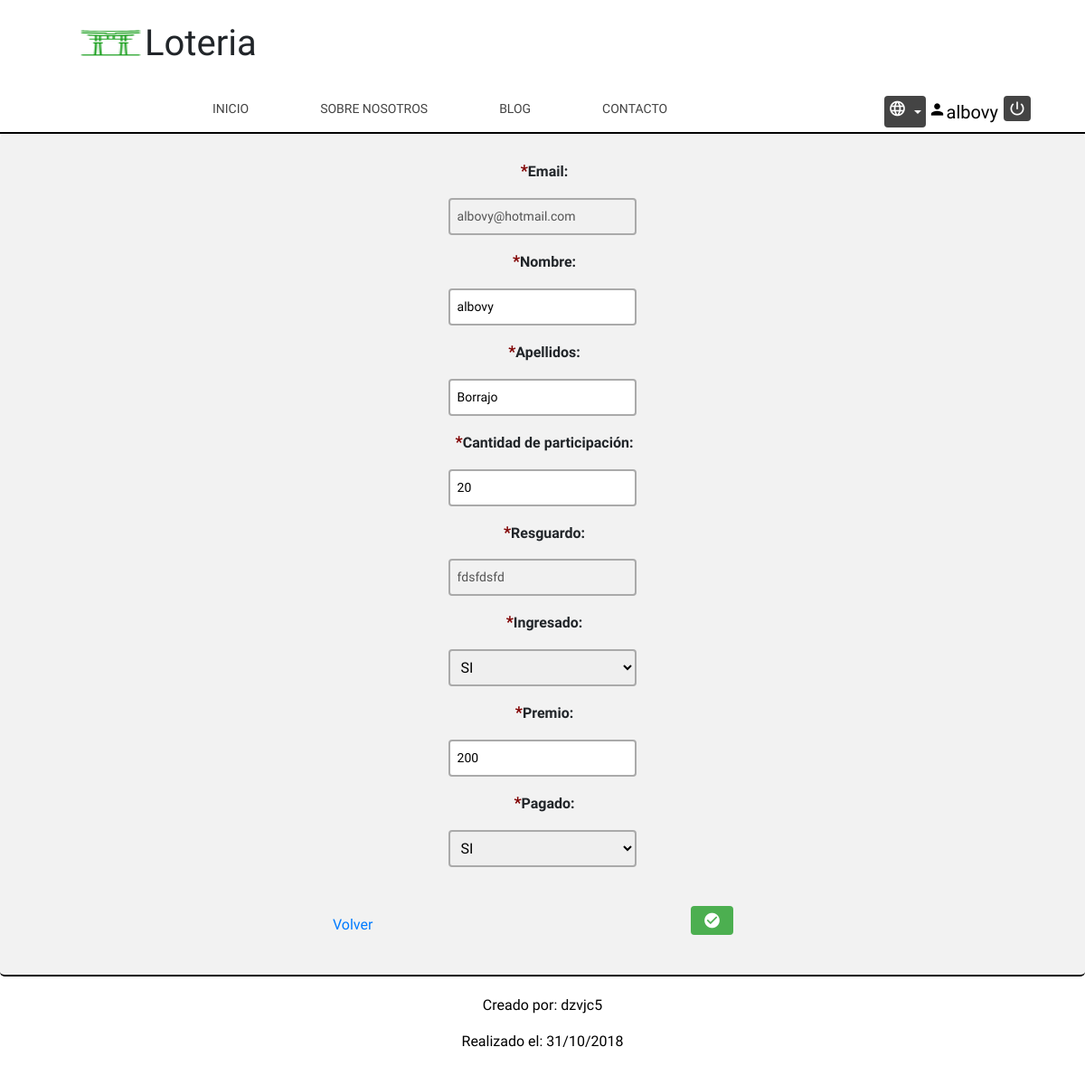
The page /Controller/Loteria_Controller.php?action=edit&email=albovy@hotmail.com (signed in) on the database its author committed.
### tables this page shows
CREATE TABLE `LOTERIAIU` (
  `lot.email` varchar(60) NOT NULL COMMENT 'email del que participa en la loteria',
  `lot.nombre` varchar(30) NOT NULL COMMENT 'nombre del que participa en la loteria',
  `lot.apellidos` varchar(40) NOT NULL COMMENT 'apellidos del que participa en la loteria',
  `lot.participacion` int(3) NOT NULL COMMENT 'importe con el que participa en la loteria',
  `lot.resguardo` varchar(50) NOT NULL COMMENT 'resguardo de la participación en la loteria',
  `lot.ingresado` enum('SI','NO') DEFAULT NULL COMMENT 'ha ingresado la participación',
  `lot.premiopersonal` int(6) DEFAULT NULL COMMENT 'premio que le corresponde por la participacion jugada',
  `lot.pagado` enum('SI','NO') DEFAULT NULL COMMENT 'se le ha pagado el premio que el corresponde'
);

### Model/Loteria_Model.php (called while the page is built, shortened)
<?php
    class Loteria_Model{
        var $email;
        var $nombre;
        var $apellidos;
        var $participacion;
        var $ingresado;
        var $resguardo;
        var $premiPersonal;
        var $pagado;
        var $mysqli;
        function __construct($email=null,$nombre=null,$apellidos=null,$resguardo=null,$participacion=null,$ingresado=null,$premiPersonal=null,$pagado=null){
            $this->email = $email;
            $this->nombre = $nombre;
            $this->apellidos = $apellidos;
            $this->resguardo = $resguardo;
            $this->participacion = $participacion;
            $this->ingresado = $ingresado;
            $this->premiPersonal = $premiPersonal;
            $this->pagado = $pagado;
            include_once '../Model/Access_DB.php';
	        $this->mysqli = ConnectDB();
        }
        function getEmail(){
            return $this->email;
        }
        function getNombre(){
            return $this->nombre;
        }
        function getParticipacion(){
            return $this->participacion;
        }
        function getResguardo(){
            return $this->resguardo;
        }
        function getIngresado(){
            return $this->ingresado;
        }
        function getPremioPersonal(){
            return $this->premiPersonal;
        }
        function getApellidos(){
            return $this->apellidos;
        }
        function getPagado(){
            return $this->pagado;
        }
        function findByEmail(){
            $sql = "SELECT *
                    FROM LOTERIAIU
                    WHERE `lot.email` = '$this->email'";
            $resultado = $this->mysqli->query($sql);
            if($resultado->num_rows == 0){
                return 'Email incorrecto';
            }else{
                $tupla = $resultado->fetch_array();
                $this->nombre = $tupla['lot.nombre'];
                $this->apellidos = $tupla['lot.apellidos'];
                $this->resguardo = $tupla['lot.resguardo'];
                $this->participacion = $tupla['lot.participacion'];
                $this->ingresado = $tupla['lot.ingresado'];
                $this->premiPersonal = $tupla['lot.premiopersonal'];
                $this->pagado = $tupla['lot.pagado'];
                return $this;
            }
        }
    }
?>

### Model/Access_DB.php (called while the page is built)
<?php
function ConnectDB()
{
    $mysqli = new mysqli("localhost", 'iu2018', 'pass2018' , 'IU2018');
	if ($mysqli->connect_errno) {
		include './MESSAGE_View.php';
		new MESSAGE("Fallo al conectar a MySQL: (" . $mysqli->connect_errno . ") " . $mysqli->connect_error, './index.php');
		return false;
	}
	else{
		return $mysqli;
	}
}
?>

### Locale/Strings_SPANISH.php (called while the page is built)
<?php
$strings =
array(
	'Loteria' => 'Loteria',
	'Inicio' => 'Inicio',
	'Sobre nosotros' => 'Sobre nosotros',
	'Blog' => 'Blog',
	'Idioma' => 'Idioma',
	'Español' => 'Español',
	'Inglés' => 'Inglés',
	'Gallego' => 'Gallego',
	'Contacto' => 'Contacto',
	'Registrate' => 'Registrate',
	'Usuario' => 'Usuario',
	'Contraseña' => 'Contraseña',
	'Volver' => 'Volver',
	'Dni' => 'Dni',
	'Teléfono' => 'Teléfono',
	'Fecha de nacimiento' => 'Fecha de nacimiento',
	'Grupo de prácticas' => 'Grupo de prácticas',
	'Email' => 'Email',
	'Nombre' => 'Nombre',
	'Apellidos' => 'Apellidos',
	'Titulación' => 'Titulación',
	'Curso académico' => 'Curso académico',
	'El login no existe' => 'El login no existe',
	'Tu usuario' => 'Tu usuario',
	'Tu contraseña' => 'Tu contraseña',
	'Login, email o dni ya existen' => 'Login, email o dni ya existen',
	'Error de inserción' => 'Error de inserción',
	'Registrado' => 'Registrado',
	'Creado por' => 'Creado por',
	'Realizado el' => 'Realizado el',
	'Cantidad de participación' => 'Cantidad de participación',
	'Ingresado' => 'Ingresado',
	'Premio' => 'Premio',
	'Pagado' => 'Pagado',
	'SI' => 'SI',
	'NO' => 'NO',
	'Algunos datos vacios' => 'Algunos datos vacios',
	'Resguardo' => 'Resguardo',
	'Insertado' => 'Insertado',
	'Error insertando' => 'Error insertando',
	'Ya existe una participación con ese email' => 'Ya existe una participación con ese email',
	'No hay participaciones' => 'No hay participaciones',
	'Error editando' => 'Error editando',
	'Editado' => 'Editado',
	'Datos seleccionados' => 'Datos seleccionados',
    'Error borrando' => 'Error borrando',
	'Borrado' => 'Borrado',
	'Borrar' => 'Borrar',
	'¿Seguro que quiere borrar los datos?' => '¿Seguro que quiere borrar los datos?',
	'Buscar' => 'Buscar',
	'Resultados' => 'Resultados'
 )
;
 ?>

### View/Loteriaiu_EDIT_View.php (the view, shortened to what this page needs)
<?php
    class EditLot{
        var $loteria;
        function __construct($loteria=null){
            $this->loteria = $loteria;
            $this->render();
        }
        function render(){
            include '../View/Header.php';
?>
            <div class="formAñadir">
			<form method='POST' action='../Controller/Loteria_Controller.php?action=edit&email=<?=$this->loteria->getEmail()?>'>
			<div class="login">
				<label><span class="req">*</span><?= $strings['Email'] ?>:</label>
				<input type="email" id="emailAdd" name="email"  disabled value="<?=$this->loteria->getEmail()?>" maxlength="50" size=50 onblur="comprobarEmail(this.id,this.size)">
			</div>
			<div class="login">
				<label><span class="req">*</span><?= $strings['Nombre'] ?>:</label>
				<input type="text" id="nombreAdd" name="nombre"  value="<?=$this->loteria->getNombre()?>" maxlength="25" size=25 onblur="comprobarAlfabetico(this.id,this.size)">
			</div>
			<div class="login">
				<label><span class="req">*</span><?= $strings['Apellidos'] ?>:</label>
				<input type="text" id="apellidosAdd" name="apellidos"  value="<?=$this->loteria->getApellidos()?>" maxlength="50" size=50
				 onblur="comprobarAlfabetico(this.id,this.size)">
			</div>
            <div class="login">
				<label><span class="req">*</span><?= $strings['Cantidad de participación'] ?>:</label>
				<input type="number" id="participacionAdd" name="participación"  value="<?=$this->loteria->getParticipacion()?>" maxlength="3"
				 onblur="comprobarEntero(this.id,0,999)">
			</div>
			<div class="login">
				<label><span class="req">*</span><?= $strings['Resguardo'] ?>:</label>
				<input type="text" id="resguardoAdd" name="resguardo" disabled value="<?=$this->loteria->getResguardo()?>" maxlength="50" size=50
				 onblur="comprobarAlfabetico(this.id,this.size)">
			</div>
			<div class="login">
				<label><span class="req">*</span><?= $strings['Ingresado'] ?>:</label>
				<select id="ingresadoAdd" name="ingresado" required>
 <?php              if($this->loteria->getIngresado() == $strings['SI']){
    ?>
                    <option value="SI" selected><?= $strings['SI']?></option>
                    </select>
<?php
                }else{
?>
                    <option value="SI"><?= $strings['SI'] ?></option>
					<option value="NO" selected><?= $strings['NO'] ?></option>
				</select>
<?php
                }
?>
			</div>
            <div class="login">
				<label><span class="req">*</span><?= $strings['Premio'] ?>:</label>
				<input type="number" id="premioAdd" name="premio"  value="<?=$this->loteria->getPremioPersonal()?>" maxlength="6"
				 onblur="comprobarEntero(this.id,0,999999)">
			</div>
            <div class="login">
				<label><span class="req">*</span><?= $strings['Pagado'] ?>:</label>
				<select id="pagadoAdd" name="pagado" required>
<?php            if($this->loteria->getPagado() == $strings['SI']){
    ?>
                    <option value="SI" selected><?= $strings['SI']?></option>
                    </select>
<?php
                }else{
?>
                    <option value="SI"><?= $strings['SI'] ?></option>
					<option value="NO" selected><?= $strings['NO'] ?></option>
				</select>
<?php
                }
?>
			</div>
			<a href='../index.php' class="registro"><?= $strings['Volver'] ?></a>
			<button  class="buttonGuardar" onclick="return addLot()"><i class="material-icons" o>check_circle</i></button>
		</form>
		</div>
<?php
            include '../View/Footer.php';
        }
    }
?>

### View/css/style.css (style rules this page uses)
.login { text-align:center; }
body { font-family: 'K2D', sans-serif; }
.formAñadir, .formBuscar, .formEditar { border-radius: 5px; background-color: #f2f2f2; padding: 20px; border-bottom: 2px solid black; }
label { display: block; margin-top: 8px; margin-left: 4px; font-weight: 550; }
input[type=text],[type=date],[type=number],select { width: 18%; border:2px solid #aaa; border-radius:4px; margin:8px 0; outline:none; padding:8px; box-sizing:border-box; transition:.3s; }
input[type=email] { width: 18%; border:2px solid #aaa; border-radius:4px; margin:8px 0; outline:none; padding:8px; box-sizing:border-box; transition:.3s; }
input { font-family: 'K2D', sans-serif; font-size: 14px; }
.registro { margin-left: 30%; }
.buttonGuardar { width: 4%; background-color: #4CAF50; color: white; padding: 6px 8px; margin: 8px 0; border: none; border-radius: 4px; cursor: pointer; margin-top: 3%; margin-left: 30%; }
.material-icons { font-size: 20px!important; }
.req { color:maroon; font-size: 112%; }

### rows shown on the page
loteriaiu: email "albovy@hotmail.com", nombre "albovy", apellidos "Borrajo", participación "20", resguardo "fdsfdsfd", ingresado "SI", premio "200", pagado "SI"

### other values the page prints
$strings['Loteria'] "Loteria"
$_SESSION['login'] "albovy"
$strings['Inicio'] "INICIO"
$strings['Sobre nosotros'] "SOBRE NOSOTROS"
$strings['Blog'] "BLOG"
$strings['Contacto'] "CONTACTO"
$strings['Email'] "Email"
$strings['Nombre'] "Nombre"
$strings['Apellidos'] "Apellidos"
$strings['Cantidad de participación'] "Cantidad de participación"
$strings['Resguardo'] "Resguardo"
$strings['Ingresado'] "Ingresado"
$strings['Premio'] "Premio"
$strings['Pagado'] "Pagado"
$strings['Volver'] "Volver"
